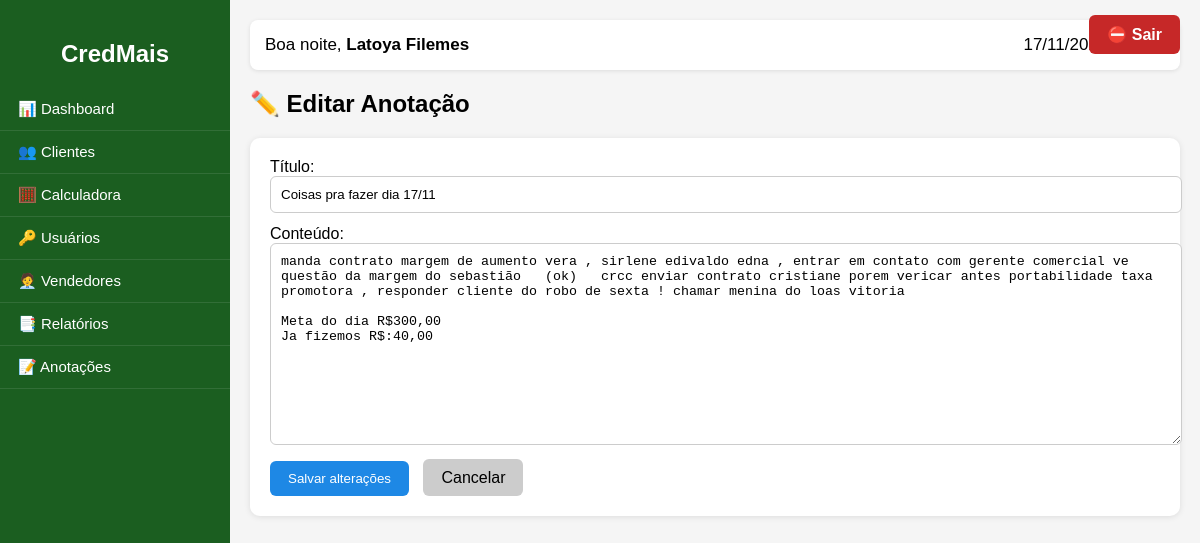
/anotacoes/editar/1 (signed in), run on the app's committed database.
### app.py (models this page shows, shortened)
class Anotacao(db.Model):
    id = db.Column(db.Integer, primary_key=True)
    usuario_id = db.Column(db.Integer, nullable=False)
    titulo = db.Column(db.String(200), nullable=False)
    texto = db.Column(db.Text, nullable=False)
    criado_em = db.Column(db.DateTime, default=datetime.utcnow)

### app.py (the view)
@app.route("/anotacoes/editar/<int:id>")
def anotacoes_editar(id):
    if not session.get("usuario_id"):
        return redirect(url_for("login"))
    uid = session.get("usuario_id")
    anot = Anotacao.query.get(id)
    if not anot or anot.usuario_id != uid:
        flash("Anotação não encontrada!", "warning")
        return redirect(url_for("anotacoes_view"))
    return render_template("anotacoes_editar.html", anotacao=anot, nome=session.get("nome"), hora=datetime.now())

### templates/anotacoes_editar.html (shortened to what this page needs)
{% extends "base.html" %}
{% block content %}
<h2>✏️ Editar Anotação</h2>
<form method="POST" action="{{ url_for('salvar_anotacao') }}" class="form-box">
    <label>Título:</label>
    <input type="text" name="titulo" value="{{ anotacao.titulo }}" required>
    <label>Conteúdo:</label>
    <textarea name="texto" rows="12" required>{{ anotacao.texto }}</textarea>
    <button class="btn-salvar">Salvar alterações</button>
    <a href="{{ url_for('anotacoes_view') }}" class="btn-cancelar">Cancelar</a>
</form>
{% endblock %}

### templates/base.html (style rules this page uses)
body { margin: 0; font-family: Arial, sans-serif; background:#f5f5f5; }

### templates/anotacoes_editar.html (style rules this page uses)
.form-box { background:white; padding:20px; border-radius:10px; box-shadow:0 1px 6px rgba(0,0,0,0.1); }
.form-box input, .form-box textarea { width:100%; padding:10px; border-radius:6px; border:1px solid #ccc; margin-bottom:12px; }
.btn-salvar { background:#1e88e5; color:white; padding:10px 18px; border:none; border-radius:6px; cursor:pointer; }
.btn-cancelar { background:#ccc; padding:10px 18px; color:black; text-decoration:none; border-radius:6px; margin-left:10px; }

### data on the page
Anotacao: titulo "Coisas pra fazer dia 17/11", texto "manda contrato margem de aumento vera , sirlene edivaldo edna , entrar em contato com gerente comercial ve questão da margem do sebastião (ok) crcc enviar contrato cristiane porem vericar antes portabilidade taxa promotora , responder cliente do robo de sexta ! chamar menina do loas vitoria Meta do dia R$300,00 Ja fizemos R$:40,00"

### other printed values
{{ nome }} "Latoya Filemes"
